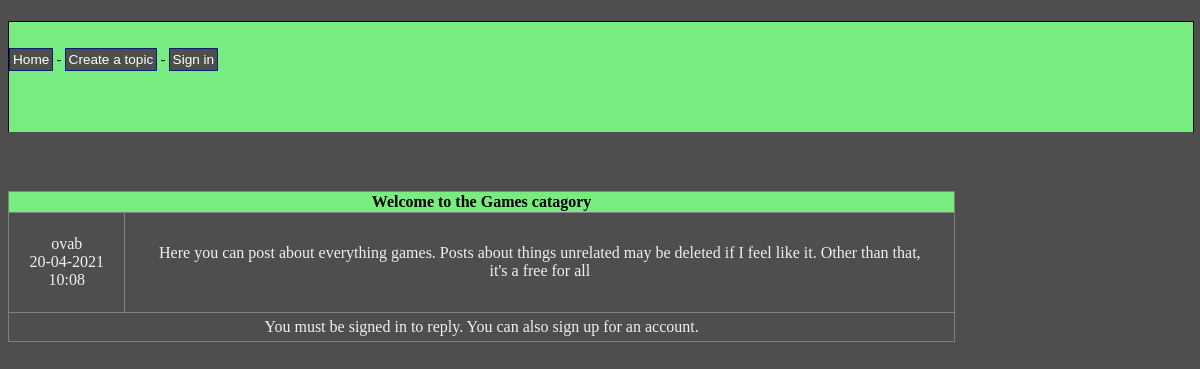
/php-code/topic.php?id=8, run on the app's committed database.
### tables this page shows
CREATE TABLE IF NOT EXISTS `topics` (
  `Topic_id` int(11) NOT NULL AUTO_INCREMENT,
  `Topic_subject` varchar(200) DEFAULT NULL,
  `topic_date` datetime DEFAULT NULL,
  `users_userID` int(11) NOT NULL,
  `Catagory_cat_id` int(11) DEFAULT NULL,
  PRIMARY KEY (`Topic_id`),
  KEY `fk_topics_users` (`users_userID`),
  KEY `fk_topics_Catagory1` (`Catagory_cat_id`)
);

CREATE TABLE IF NOT EXISTS `posts` (
  `post_id` int(8) NOT NULL AUTO_INCREMENT,
  `post_content` text NOT NULL,
  `post_date` datetime NOT NULL,
  `post_topic` int(8) NOT NULL,
  `post_by` int(8) NOT NULL,
  PRIMARY KEY (`post_id`)
);

CREATE TABLE IF NOT EXISTS `users` (
  `userID` int(11) NOT NULL AUTO_INCREMENT,
  `username` varchar(45) NOT NULL,
  `password` varchar(45) NOT NULL,
  `date_created` datetime NOT NULL,
  PRIMARY KEY (`userID`)
);

### php-code/topic.php (the view)
<?php
include 'connect.php';
include '../header.php';
echo '</div></div> <link rel="stylesheet" href="../css/css.css" type="text/css">';
$sql = "SELECT
			fsp_forum.topics.Topic_id,
			fsp_forum.topics.Topic_subject
		FROM
			fsp_forum.topics
		WHERE
			Topic_id = " . mysqli_real_escape_string($conn,$_GET['id']);
$result = mysqli_query($conn, $sql);
if(!$result)
{
	echo 'The topic could not be displayed, please try again later.';
}
else
{
	if(mysqli_num_rows($result) == 0)
	{
		echo 'This topic doesn&prime;t exist.';
	}
	else
	{
		while($row = mysqli_fetch_assoc($result))
		{
			echo '<h1>&nbsp</h1>
                        <table class="topic" border="1">
					<tr>
						<th colspan="2">' . $row['Topic_subject'] . '</th>
					</tr>';
            $order = " ORDER BY post_date";
			$posts_sql = "SELECT
						post_topic,
						post_content,
						post_date,
						post_by,
						userID,
						username
					FROM
						posts
					LEFT JOIN
						users
					ON
						post_by = users.userID
					WHERE
						post_topic = " . mysqli_real_escape_string($conn,$_GET['id']). $order
            ;
			$posts_result = mysqli_query($conn, $posts_sql);
			if(!$posts_result)
			{
				echo '<tr><td>The posts could not be displayed, please try again later.</tr></td></table>';
			}
			else
			{
				while($posts_row = mysqli_fetch_assoc($posts_result))
				{
                    echo '<tr class="topic-post">
							<td class="user-post">' . $posts_row['username'] . '<br/>' . date('d-m-Y H:i', strtotime($posts_row['post_date'])) . '</td>
							<td class="post-content">' . htmlentities(stripslashes($posts_row['post_content'])) . '</td>
						  </tr>';
				}
			}
			if(!$_SESSION['signed_in'])
			{
				echo '<tr><td colspan=2>You must be <a href="signin.php">signed in</a> to reply. You can also <a href="signup.php">sign up</a> for an account.';
			}
			else
			{
				echo '<tr><td colspan="2"><h2>Reply:</h2><br />
					<form method="post" action="reply.php?id=' . $row['Topic_id'] . '">
						<textarea name="reply-content"></textarea><br /><br />
						<input type="submit" value="Submit reply" />
					</form></td></tr>';
			}
			echo '</table>';
		}
	}
}
?>

### css/css.css (style rules this page uses)
:root { --padding-side-perc: 5%; --site-color-theme: #79EC80; --accent-color: #4E4E4E; }
body { background-color: #4E4E4E; text-align: center; }
table { border-collapse: collapse; width: 80%; }
table a { text-decoration: none; color: #F0F0F0 }
th { background-color: var(--site-color-theme); color: #000000; }
td { color: #F0F0F0; padding: 5px; }
h1, #footer { font-family: "Comic Sans MS", sans-serif; color: #F1F3F1; }
.topic-post { height: 100px; overflow: auto; }
.post-content { padding: 30px; }

### data on the page
topics: Topic_subject "Welcome to the Games catagory"
posts: users.username "ovab", post_date "20-04-2021 10:08", post_content "Here you can post about everything games. Posts about things unrelated may be deleted if I feel like it. Other than that, it's a free for all"
